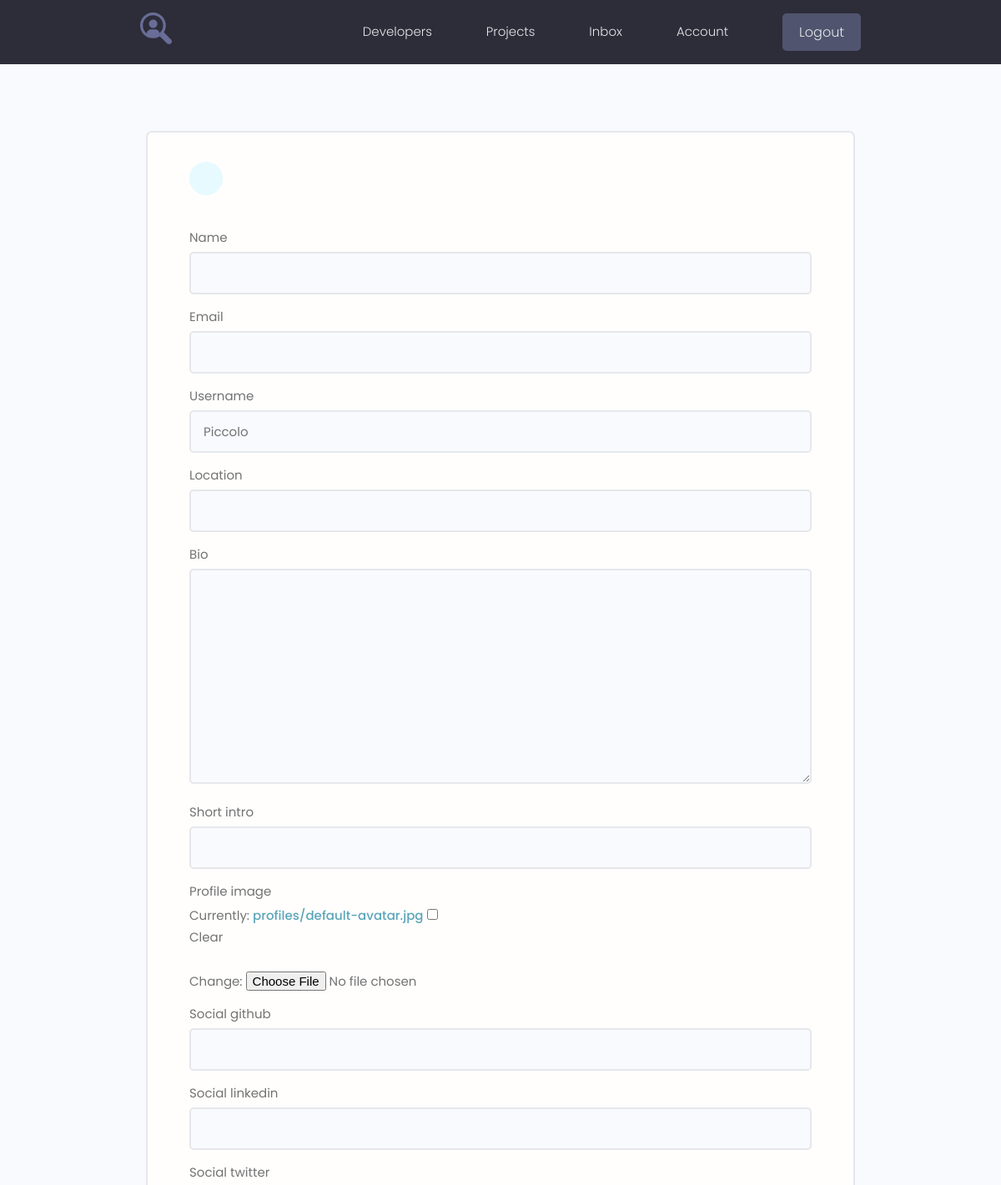
Page /edit-account/ (signed in, upper part) on the earlier database version.
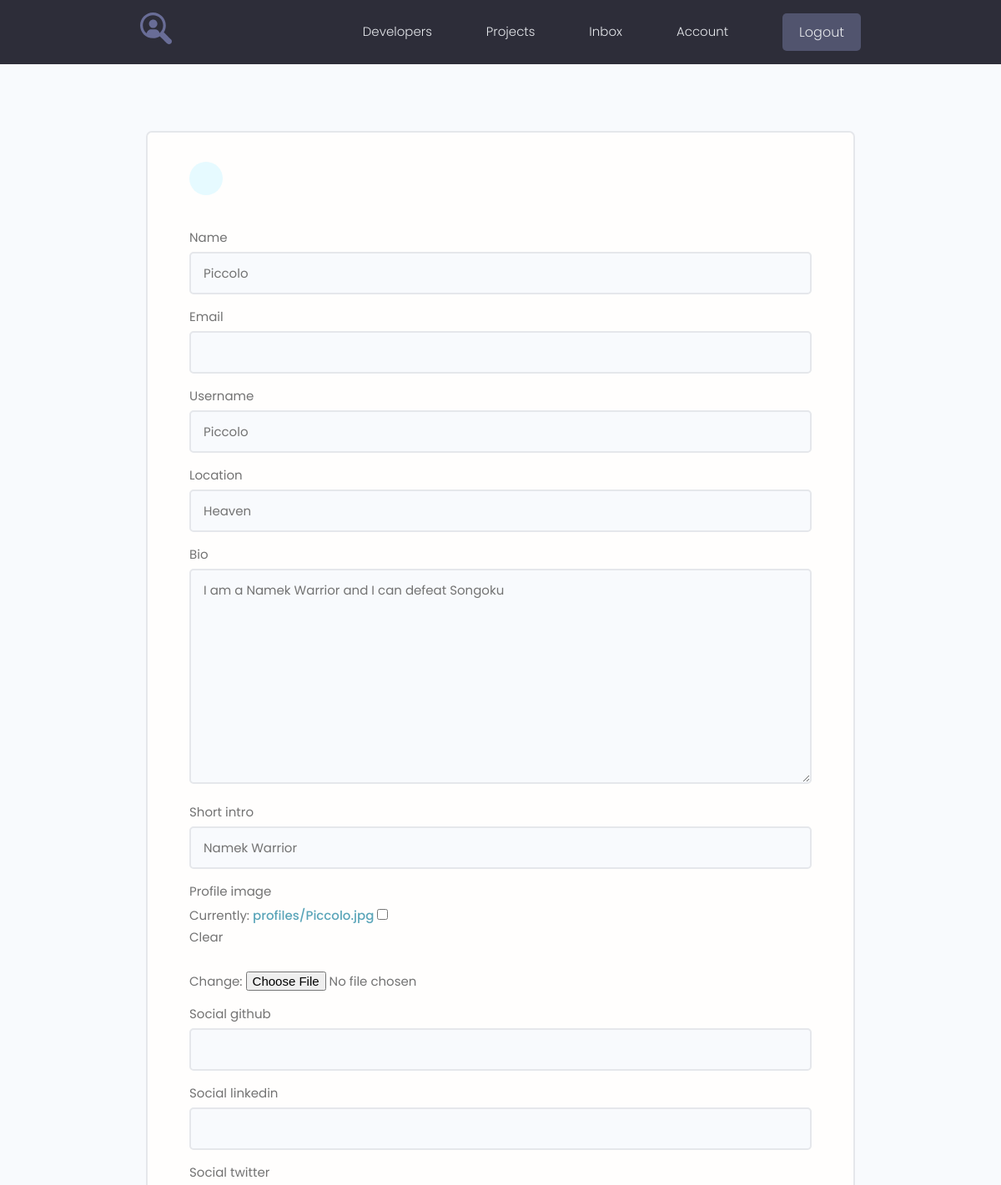
Same page on the later database version.
### users/models.py (models this page shows, shortened)
class Profile(models.Model):
    user = models.OneToOneField(
        User, on_delete=models.CASCADE, null=True, blank=True)
    name = models.CharField(max_length=200, blank=True, null=True)
    email = models.EmailField(max_length=500, blank=True, null=True)
    username = models.CharField(max_length=200, blank=True, null=True)
    location = models.CharField(max_length=200, blank=True, null=True)
    short_intro = models.CharField(max_length=200, blank=True, null=True)
    bio = models.TextField(blank=True, null=True)
    profile_image = models.ImageField(
        null=True, blank=True, upload_to='profiles/', default='profiles/default-avatar.jpg')
    social_github = models.CharField(max_length=200, blank=True, null=True)
    social_stackoverflow = models.CharField(max_length=200, blank=True, null=True)
    social_twitter = models.CharField(max_length=200, blank=True, null=True)
    social_linkedin = models.CharField(max_length=200, blank=True, null=True)
    social_youtube = models.CharField(max_length=200, blank=True, null=True)
    social_website = models.CharField(max_length=200, blank=True, null=True)
    created = models.DateTimeField(auto_now_add=True)
    id = models.UUIDField(default=uuid.uuid4, unique=True,
                          primary_key=True, editable=False)

### users/views.py (the view)
# urls.py: path('edit-account/', views.editAccount, name="edit-account"),
@login_required(login_url='login')
def editAccount(request):
    profile = request.user.profile
    form = ProfileForm(instance=profile)
    if request.method == 'POST':
        form = ProfileForm(request.POST, request.FILES, instance=profile)
        if form.is_valid():
            form.save()
            return redirect('account')
    context = {'form': form}
    return render(request, 'users/profile-form.html', context)

### users/forms.py
class ProfileForm(ModelForm):
    class Meta:
        model = Profile
        fields = ['name', 'email', 'username',
                  'location', 'bio', 'short_intro', 'profile_image',
                  'social_github', 'social_linkedin', 'social_twitter',
                  'social_youtube', 'social_website']
    def __init__(self, *args, **kwargs):
        super(ProfileForm, self).__init__(*args, **kwargs)
        for name, field in self.fields.items():
            field.widget.attrs.update({'class': 'input'})

### users/templates/users/profile-form.html (shortened to what this page needs)
{% extends 'main.html' %}
{% block content %}
    <main class="formPage my-xl">
        <div class="content-box">
            <div class="formWrapper">
                <a class="backButton" href="{% url 'account' %}"></a>
                <br>
                <form class="form" method="POST" action="{% url 'edit-account' %}%" enctype="multipart/form-data">
                    {% for field in form %}
                    <div class="form__field">
                        <label for="formInput#text">{{field.label}}</label>
                        {{field}}
                    </div>
                    {% endfor %}
                </form>
            </div>
        </div>
    </main>
{% endblock content %}

Differences in the rows shown:
changed Profile "Piccolo": name (not shown) → "Piccolo"; location (not shown) → "Heaven"; bio (not shown) → "I am a Namek Warrior and I can defeat Songoku"; short_intro (not shown) → "Namek Warrior"
Other differences:
text no longer shown: "Currently: profiles/default-avatar.jpg Clear Change:"
text now shown: "Currently: profiles/Piccolo.jpg Clear Change:"
